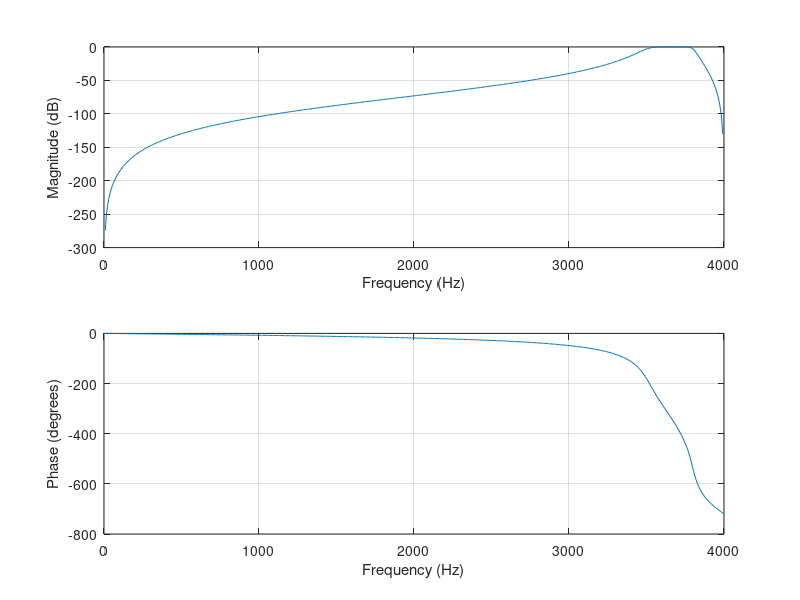
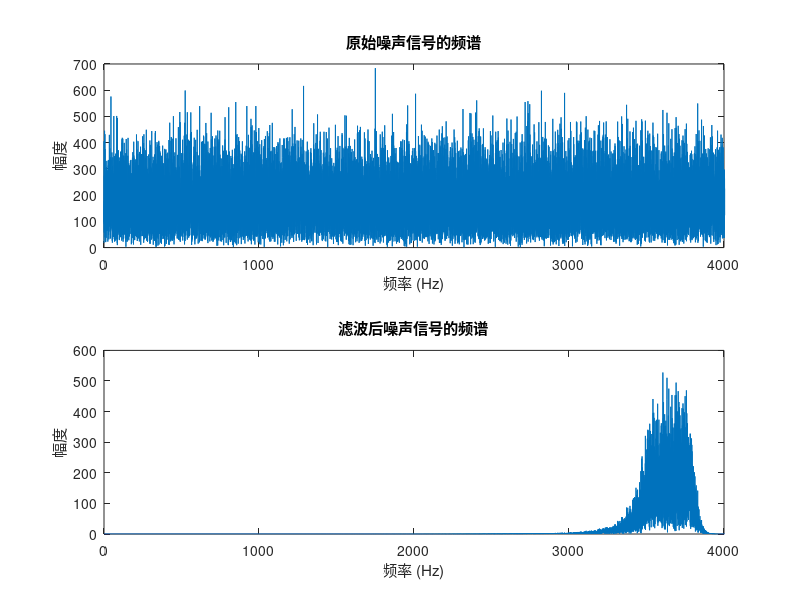

Write MATLAB code to recreate these figures, in order.
% 定义参数
Fs = 8000; % 采样频率
f1 = 3500; % 带通滤波器的低频截止频率
f2 = 3800; % 带通滤波器的高频截止频率
N = 5*Fs; % 噪声序列的长度，对应5秒

% 生成白噪声
noise = randn(N, 1);

% 设计带通滤波器
[b, a] = butter(4, [f1 f2]/(Fs/2)); % 8阶巴特沃斯带通滤波器

% 对噪声信号进行滤波
filtered_noise = filter(b, a, noise);

% 绘制滤波器的频率响应
freqz(b, a, [], Fs);

% 计算并绘制噪声信号和滤波后信号的频谱
fft_noise = abs(fft(noise));
fft_filtered_noise = abs(fft(filtered_noise));

figure;
subplot(2,1,1);
plot((0:N-1)/N*Fs, fft_noise);
xlim([0 Fs/2]);
title('原始噪声信号的频谱');
xlabel('频率 (Hz)');
ylabel('幅度');

subplot(2,1,2);
plot((0:N-1)/N*Fs, fft_filtered_noise);
xlim([0 Fs/2]);
title('滤波后噪声信号的频谱');
xlabel('频率 (Hz)');
ylabel('幅度');
